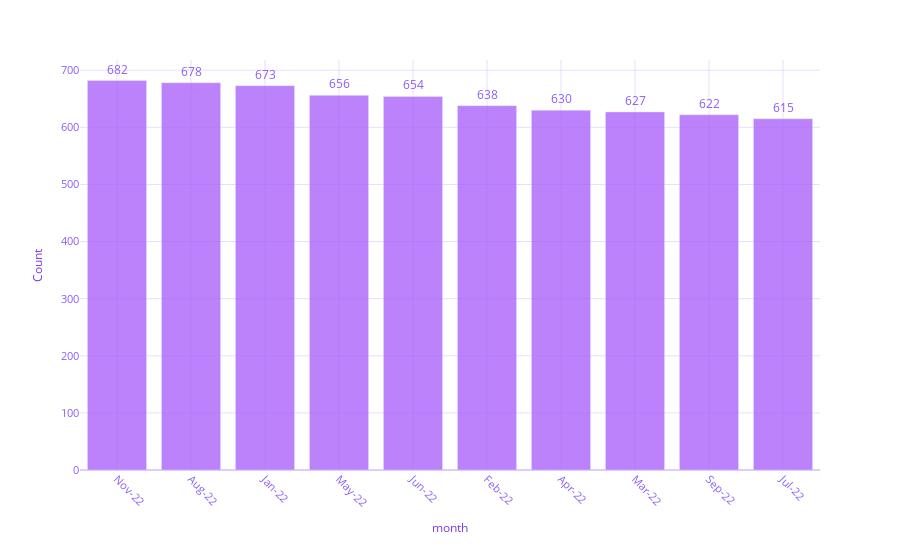

Notebook cell for this chart:
### Markdown cell above
## Categorical Features Analysis

### Code cell
# Analyze categorical features
if len(categorical_cols) > 0:
    print(f"Analyzing {len(categorical_cols)} categorical features")
    
    # Select features with reasonable number of unique values for visualization
    cat_features_analysis = []
    for col in categorical_cols:
        unique_count = df[col].nunique()
        if unique_count <= 20:  # Only show features with <= 20 unique values
            cat_features_analysis.append(col)
    
    if len(cat_features_analysis) > 0:
        # Take first categorical feature for detailed analysis
        feature_to_analyze = cat_features_analysis[0]
        
        value_counts = df[feature_to_analyze].value_counts().head(10)  # Top 10 values
        
        fig_cat = px.bar(
            x=value_counts.index,
            y=value_counts.values,
            labels={'x': f'{feature_to_analyze}', 'y': 'Count'},
            text=value_counts.values
        )
        
        fig_cat.update_traces(
            marker=dict(color=app_color_palette[3]),
            texttemplate='%{text}',
            textposition='outside'
        )
        
        fig_cat.update_layout(
            height=550,
            paper_bgcolor='rgba(0,0,0,0)',
            plot_bgcolor='rgba(0,0,0,0)',
            font=dict(color='#8B5CF6', size=12),
            title_font=dict(color='#7C3AED', size=16),
            xaxis=dict(
                gridcolor='rgba(139,92,246,0.2)',
                zerolinecolor='rgba(139,92,246,0.3)',
                tickfont=dict(color='#8B5CF6', size=11),
                title_font=dict(color='#7C3AED', size=12),
                tickangle=45
            ),
            yaxis=dict(
                gridcolor='rgba(139,92,246,0.2)',
                zerolinecolor='rgba(139,92,246,0.3)',
                tickfont=dict(color='#8B5CF6', size=11),
                title_font=dict(color='#7C3AED', size=12)
            )
        )
        
        fig_cat.write_html(
            "/Users/yuvalheffetz/ds-agent-projects/session_5feb6ac6-f292-4d0c-9e41-ab6b3ffc14d6/research/plots/categorical_distribution.html",
            include_plotlyjs=True,
            config={'responsive': True, 'displayModeBar': False}
        )
        
        fig_cat.show()
        
        # Print analysis for all categorical features
        for col in cat_features_analysis:
            unique_vals = df[col].nunique()
            print(f"\n{col}: {unique_vals} unique values")
            if unique_vals <= 10:
                print(df[col].value_counts().head(10))
            else:
                print(f"Top 5 values:\n{df[col].value_counts().head(5)}")
    else:
        print("No suitable categorical features found for visualization (all have >20 unique values)")
        # Create a placeholder showing unique value counts
        unique_counts = pd.Series([df[col].nunique() for col in categorical_cols], 
                                index=categorical_cols)
        
        fig_cat = px.bar(
            x=unique_counts.index,
            y=unique_counts.values,
            labels={'x': 'Categorical Features', 'y': 'Unique Value Count'}
        )
        
        fig_cat.update_traces(marker=dict(color=app_color_palette[3]))
        
        fig_cat.update_layout(
            height=550,
            paper_bgcolor='rgba(0,0,0,0)',
            plot_bgcolor='rgba(0,0,0,0)',
            font=dict(color='#8B5CF6', size=12),
            title_font=dict(color='#7C3AED', size=16),
            xaxis=dict(
                gridcolor='rgba(139,92,246,0.2)',
                zerolinecolor='rgba(139,92,246,0.3)',
                tickfont=dict(color='#8B5CF6', size=11),
                title_font=dict(color='#7C3AED', size=12),
                tickangle=45
            ),
            yaxis=dict(
                gridcolor='rgba(139,92,246,0.2)',
                zerolinecolor='rgba(139,92,246,0.3)',
                tickfont=dict(color='#8B5CF6', size=11),
                title_font=dict(color='#7C3AED', size=12)
            )
        )
        
        fig_cat.write_html(
            "/Users/yuvalheffetz/ds-agent-projects/session_5feb6ac6-f292-4d0c-9e41-ab6b3ffc14d6/research/plots/categorical_distribution.html",
            include_plotlyjs=True,
            config={'responsive': True, 'displayModeBar': False}
        )
        
        fig_cat.show()
else:
    print("No categorical features found.")
    # Create placeholder
    fig_cat = px.bar(x=['No categorical features'], y=[0])
    fig_cat.write_html(
        "/Users/yuvalheffetz/ds-agent-projects/session_5feb6ac6-f292-4d0c-9e41-ab6b3ffc14d6/research/plots/categorical_distribution.html",
        include_plotlyjs=True,
        config={'responsive': True, 'displayModeBar': False}
    )

### Figure 1 — Plotly figure (JSON) as saved in the notebook; plotly's stock layout.template omitted (floating-point values rounded to 4 significant figures)
{"data": [{"hovertemplate": "month=%{x}<br>Count=%{y}<br>text=%{text}<extra></extra>", "legendgroup": "", "marker": {"color": "rgba(171, 99, 250, 0.8)", "pattern": {"shape": ""}}, "name": "", "orientation": "v", "showlegend": false, "text": [682.0, 678.0, 673.0, 656.0, 654.0, 638.0, 630.0, 627.0, 622.0, 615.0], "textposition": "outside", "texttemplate": "%{text}", "type": "bar", "x": ["Nov-22", "Aug-22", "Jan-22", "May-22", "Jun-22", "Feb-22", "Apr-22", "Mar-22", "Sep-22", "Jul-22"], "xaxis": "x", "y": [682, 678, 673, 656, 654, 638, 630, 627, 622, 615], "yaxis": "y"}], "layout": {"barmode": "relative", "font": {"color": "#8B5CF6", "size": 12}, "height": 550, "legend": {"tracegroupgap": 0}, "margin": {"t": 60}, "paper_bgcolor": "rgba(0,0,0,0)", "plot_bgcolor": "rgba(0,0,0,0)", "title": {"font": {"color": "#7C3AED", "size": 16}}, "xaxis": {"anchor": "y", "domain": [0.0, 1.0], "gridcolor": "rgba(139,92,246,0.2)", "tickangle": 45, "tickfont": {"color": "#8B5CF6", "size": 11}, "title": {"font": {"color": "#7C3AED", "size": 12}, "text": "month"}, "zerolinecolor": "rgba(139,92,246,0.3)"}, "yaxis": {"anchor": "x", "domain": [0.0, 1.0], "gridcolor": "rgba(139,92,246,0.2)", "tickfont": {"color": "#8B5CF6", "size": 11}, "title": {"font": {"color": "#7C3AED", "size": 12}, "text": "Count"}, "zerolinecolor": "rgba(139,92,246,0.3)"}}}
